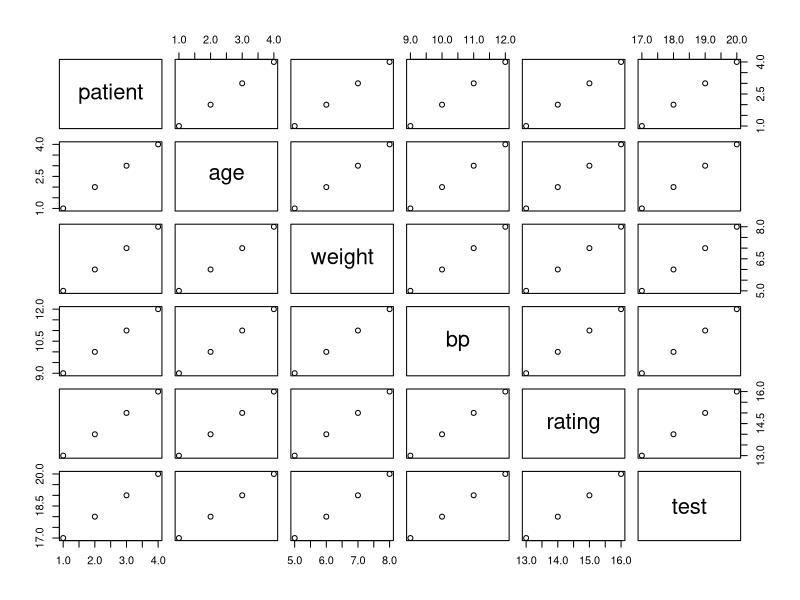

Recreate this plot in R.
## ---- chunk 1
knitr::opts_chunk$set(echo = TRUE)
sessionInfo()
## ---- chunk 2
my_vector<-1:20
length(my_vector)
dim(my_vector)<- c(4,5)
attributes(my_vector)
my_matrix2<-matrix(data=1:20,nrow = 4,ncol = 5)
patients<-c("Bill", "Gina", "Kelly", "Sean")
cbind(patients,my_matrix2)
my_data <- data.frame(patients,my_matrix2)
cnames<- c("patient","age","weight", "bp", "rating","test")
colnames(my_data)<-cnames
my_data
## ---- chunk 3
plot(my_data)
